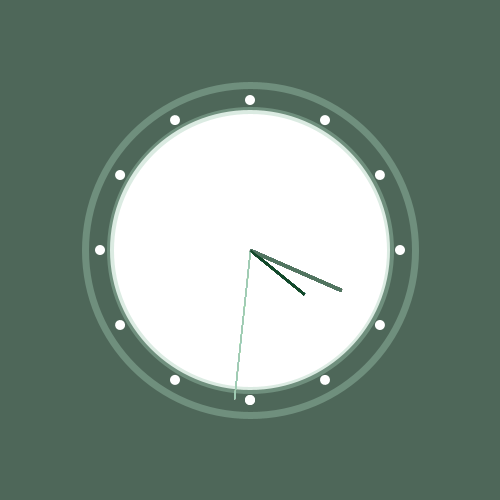
Frame 1 (no input)
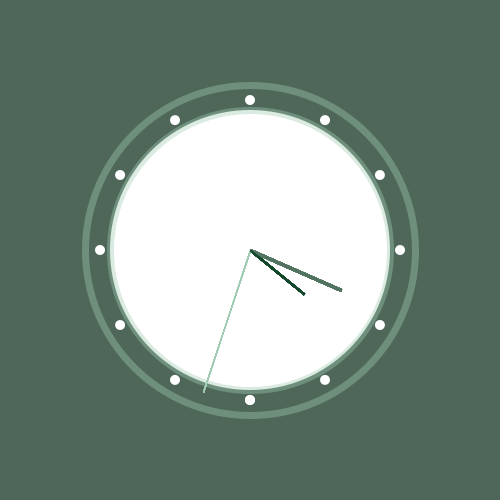
Frame 60 (the mouse pressed at the canvas centre just before this capture)
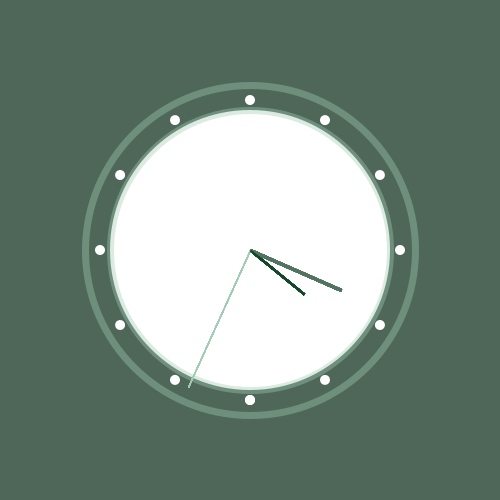
Frame 120 (the mouse held since frame 60 and released just before this capture)

The Processing sketch that drew these frames (run headless with seeded random() and noise(); from frame 60 on, the mouse is pressed at the canvas centre):

// Processing sketch: processing_143195
// ── processing_143195.pde

void setup() {
  size (500,500);
    smooth();
      }
 
void draw()
{
  background (78, 103, 89);

  translate(250, 250);
   


  //fill(255,255,255);
  //ellipse(0,0,200,200);
   
  //fill(255,255,255);




translate(0, 0);
noStroke();
  ellipse(0,0, 10, 10);

  for (int i=0; i<=360; i+=30)
  {
pushMatrix();
 rotate ( radians(i) );
 translate(0, 150);
 fill(255);
 noStroke();
 ellipse(0, 0, 10, 10);
 popMatrix();
  }
  
noFill();
stroke(162, 203, 180, 100);
strokeWeight(7);
ellipse(0, 0, 330, 330);
fill(255);
stroke(162, 203, 180,100);
ellipse(0, 0, 280, 280);
 
 
   
  for ( int i=0; i<360; i+=6)
  {
    pushMatrix();
    rotate (radians (6*second()-90));
    strokeWeight(1);
    strokeCap(SQUARE);
    stroke(160, 203, 179);
    line(0, 0, 150, 0);
    popMatrix();
     
    pushMatrix();
    rotate (radians (6*minute()-90));
    strokeWeight(3);
    strokeCap(SQUARE);
    stroke(81, 116, 96);
    line(0, 0, 100, 0);
    popMatrix();
     
    pushMatrix();
    rotate (radians (30*(hour()+minute()/60.0)-90));
    strokeWeight(2);
    strokeCap(SQUARE);
    stroke(18, 72, 42);
    line(0, 0, 70, 0);
    popMatrix(); 
  }
  
 

}
